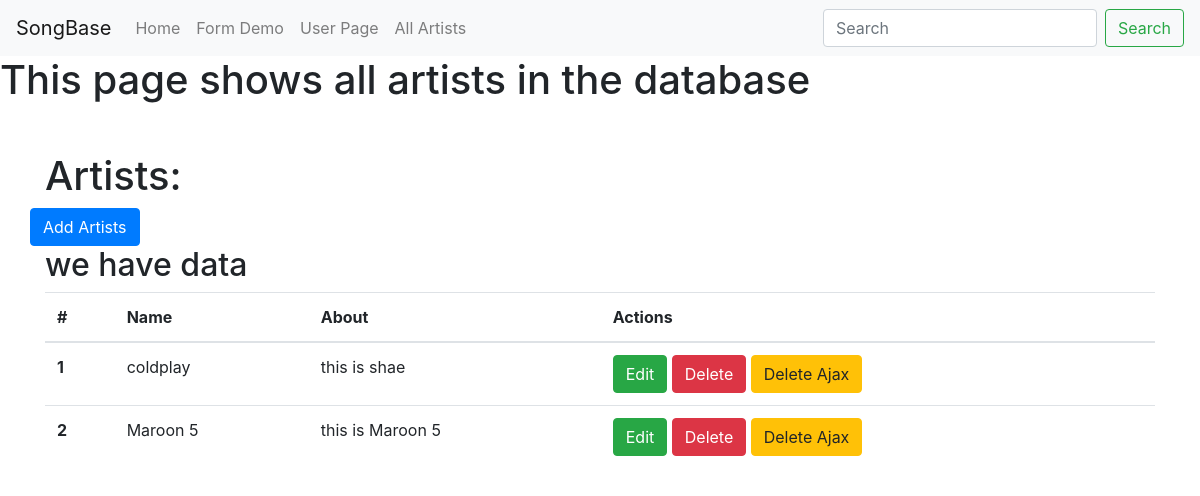
/artists, run on the app's committed database.
### songbase.py (models this page shows)
class Artist(db.Model):
    __tablename__ = 'artists'
    id = db.Column(db.Integer, primary_key=True)
    name = db.Column(db.String(64))
    about = db.Column(db.Text)
    songs = db.relationship('Song', backref='artist', cascade="delete")

### songbase.py (the view)
@app.route('/artists')
def all_artists():
    artists = Artist.query.all()
    return render_template('all-artists.html', artists=artists)

### templates/all-artists.html (shortened to what this page needs)
{% extends "base.html" %}
{% block content%}
<h1>This page shows all artists in the database</h1>
 <div class="container">
   <h1 class="mt-5"> Artists:</h1>
   <div class="row bottom-margin">
     <a href="/artist/add" class="btn btn-primary" role="button" aria-disabled="true">Add Artists</a>
   </div>
{% if artists %}
<h2>we have data</h2>
  <table class="table">
    <thead>
      <tr>
        <th>#</th>
        <th>Name</th>
        <th>About</th>
        <th>Actions</th>
      </tr>
    </thead>
      <tbody>
      {% for artist in artists %}
        <tr>
          <th scope="row">{{artist.id}}</th>
          <td>{{artist.name}}</td>
          <td>{{artist.about}}</td>
          <td>
            <a href="/artist/edit/{{artist.id}}" class="btn btn-success" role="button">Edit</a>
            <a href="/artist/delete/{{artist.id}}" class="btn btn-danger" role="button">Delete</a>
            <button class="btn btn-warning delete_ajax_btn" role="button" data-artist-id="{{artist.id}}">Delete Ajax</a>
          </td>
        </tr>
      {% endfor%}
      </tbody>
    </table>
    {% else %}
      <h2>artist table is empty</h2>
      <h3>there is no artists in the database yet.</h3>
    {% endif %}
  </div>
{% endblock%}

### data on the page
Artist: id "1", name "coldplay", about "this is shae"
Artist: id "2", name "Maroon 5", about "this is Maroon 5"
